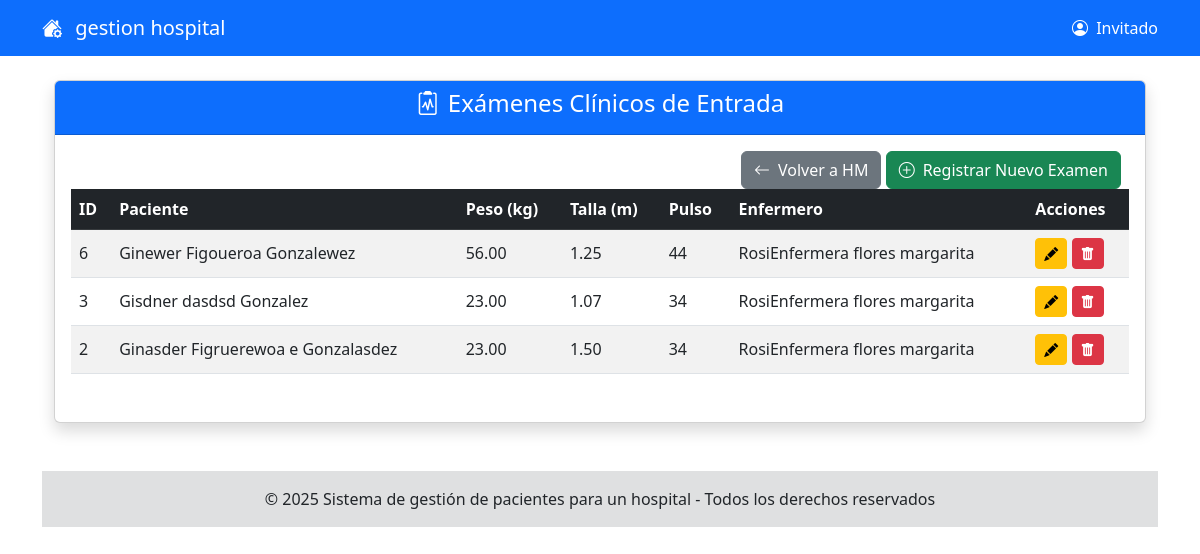
/modeloRol/enfermera/gestionExamenDeEntrada/indexExamenEntrada.php, run on the app's committed database.
### tables this page shows
CREATE TABLE `examen_clinico` (
  `examen_id` int(11) NOT NULL,
  `historia_clinica_id` int(11) NOT NULL,
  `peso` decimal(5,2) DEFAULT NULL,
  `talla` decimal(5,2) DEFAULT NULL,
  `pulso` varchar(20) DEFAULT NULL,
  `id_enfermero` int(11) DEFAULT NULL
);

### modeloRol/enfermera/gestionExamenDeEntrada/indexExamenEntrada.php (called while the page is built, shortened)
<?php
include_once('./formExamenEntrada.php');
$obj = new formExamenEntrada();
$obj->formExamenEntradaShow();
?>

### modelo/conexion.php (called while the page is built, shortened)
<?php
class Conexion
{
    private static $instancia = null;
    private $connection;
    private $host = 'localhost';
    private $user = 'root';
    private $pass = '';
    private $dbName = 'opipitaltrabajo';
    private function __construct()
    {
        $this->connection = new mysqli($this->host, $this->user, $this->pass, $this->dbName);
        $this->connection->set_charset("utf8");
    }
    public static function getInstancia()
    {
        if (self::$instancia === null) {
            self::$instancia = new Conexion();
        }
        return self::$instancia;
    }
    public function getConnection()
    {
        return $this->connection;
    }
}
?>

### modelo/ExamenClinicoDAO.php (called while the page is built, shortened)
<?php
include_once('conexion.php');
class ExamenClinicoDAO
{
    private $connection;
    public function __construct() {
        $this->connection = Conexion::getInstancia()->getConnection();
    }
    public function obtenerNombrePacientePorHistoriaClinica($historiaClinicaId)
    {
        $sql = "SELECT u.nombre, u.apellido_paterno, u.apellido_materno
                FROM historia_clinica hc
                INNER JOIN pacientes p ON hc.id_paciente = p.id_paciente
                INNER JOIN usuarios u ON p.id_usuario = u.id_usuario
                WHERE hc.historia_clinica_id = ?";
        $stmt = $this->connection->prepare($sql);
        $stmt->bind_param("i", $historiaClinicaId);
        $stmt->execute();
        $resultado = $stmt->get_result();
        if ($fila = $resultado->fetch_assoc()) {
            return trim($fila['nombre'] . ' ' . $fila['apellido_paterno'] . ' ' . $fila['apellido_materno']);
        }
        return null;
    }
    public function obtenerNombrePersonalPorIdUsuario($idUsuario)
    {
        $sql = "SELECT nombre, apellido_paterno, apellido_materno
                FROM usuarios
                WHERE id_usuario = ?";
        $stmt = $this->connection->prepare($sql);
        $stmt->bind_param("i", $idUsuario);
        $stmt->execute();
        $resultado = $stmt->get_result();
        if ($fila = $resultado->fetch_assoc()) {
            return trim($fila['nombre'] . ' ' . $fila['apellido_paterno'] . ' ' . $fila['apellido_materno']);
        }
        return null;
    }
    public function obtenerTodosExamenes()
    {
        $sql = "SELECT examen_id, historia_clinica_id, peso, talla, pulso, id_enfermero
                FROM examen_clinico
                ORDER BY examen_id DESC";
        $resultado = $this->connection->query($sql);
        $examenes = [];
        if ($resultado) {
            while ($fila = $resultado->fetch_assoc()) {
                $fila['nombre_paciente'] = $this->obtenerNombrePacientePorHistoriaClinica($fila['historia_clinica_id']);
                $fila['nombre_enfermero'] = $this->obtenerNombrePersonalPorIdUsuario($fila['id_enfermero']);
                $examenes[] = $fila;
            }
        }
        return $examenes;
    }
}
?>

### modeloRol/enfermera/gestionExamenDeEntrada/formExamenEntrada.php (the view, shortened to what this page needs)
<?php
include_once("../../../shared/pantalla.php");
include_once("../../../modelo/ExamenClinicoDAO.php");
class formExamenEntrada extends pantalla
{
    public function formExamenEntradaShow()
    {
        $objExamenDAO = new ExamenClinicoDAO();
        $listaExamenes = $objExamenDAO->obtenerTodosExamenes();
?>
<div class="container mt-4">
    <div class="card shadow">
        <div class="card-header bg-primary text-white text-center">
            <h4><i class="bi bi-clipboard2-pulse me-2"></i>Exámenes Clínicos de Entrada</h4>
        </div>
        <div class="card-body">
            <div class="row mb-3">
                <div class="col-md-12 text-end">
                     <a href="../gestionHistoriaClinica/indexHistoriaClinica.php" class="btn btn-secondary">
                        <i class="bi bi-arrow-left me-2"></i>Volver a HM
                    </a>
                    <a href="./agregarExamenEntrada/indexExamenAgregar.php"class="btn btn-success me-2" >
                        <i class="bi bi-plus-circle me-2"></i>Registrar Nuevo Examen
                    </a>
                </div>
            <div class="table-responsive">
                <table class="table table-striped table-hover align-middle">
                    <thead>
                        <tr class="table-dark">
                            <th>ID</th>
                            <th>Paciente</th>
                            <th>Peso (kg)</th>
                            <th>Talla (m)</th>
                            <th>Pulso</th>
                            <th>Enfermero</th>
                            <th>Acciones</th>
                        </tr>
                    </thead>
                    <tbody>
                        <?php if (count($listaExamenes) > 0) {
                            foreach ($listaExamenes as $examen) { ?>
                                <tr>
                                    <td><?php echo htmlspecialchars($examen['examen_id']); ?></td>
                                    <td><?php echo htmlspecialchars($examen['nombre_paciente'] ?? 'N/A'); ?></td>
                                    <td><?php echo htmlspecialchars($examen['peso']); ?></td>
                                    <td><?php echo htmlspecialchars($examen['talla']); ?></td>
                                    <td><?php echo htmlspecialchars($examen['pulso']); ?></td>
                                    <td><?php echo htmlspecialchars($examen['nombre_enfermero'] ?? 'N/A'); ?></td>
                                    <td>
                                        <a href="./editarExamenEntrada/indexExamenEditar.php?id=<?php echo htmlspecialchars($examen['examen_id']); ?>" class="btn btn-sm btn-warning" title="Editar">
                                            <i class="bi bi-pencil-fill"></i>
                                        </a>
                                        <button class="btn btn-sm btn-danger" title="Eliminar" onclick="confirmarEliminar(<?php echo htmlspecialchars($examen['examen_id']); ?>)">
                                            <i class="bi bi-trash-fill"></i>
                                        </button>
                                    </td>
                                </tr>
                            <?php }
                        } else { ?>
                            <tr>
                                <td colspan="7" class="text-center">No hay exámenes clínicos registrados.</td>
                            </tr>
                        <?php } ?>
                    </tbody>
                </table>
            </div>
        </div>
    </div>
</div>
<?php
    }
}
?>

### data on the page
examen_clinico: examen_id "6", nombre_paciente "Ginewer Figoueroa Gonzalewez", peso "56.00", talla "1.25", pulso "44", nombre_enfermero "RosiEnfermera flores margarita"
examen_clinico: examen_id "3", nombre_paciente "Gisdner dasdsd Gonzalez", peso "23.00", talla "1.07", pulso "34", nombre_enfermero "RosiEnfermera flores margarita"
examen_clinico: examen_id "2", nombre_paciente "Ginasder Figruerewoa e Gonzalasdez", peso "23.00", talla "1.50", pulso "34", nombre_enfermero "RosiEnfermera flores margarita"

### other printed values
$_SESSION['login'] "Invitado"
